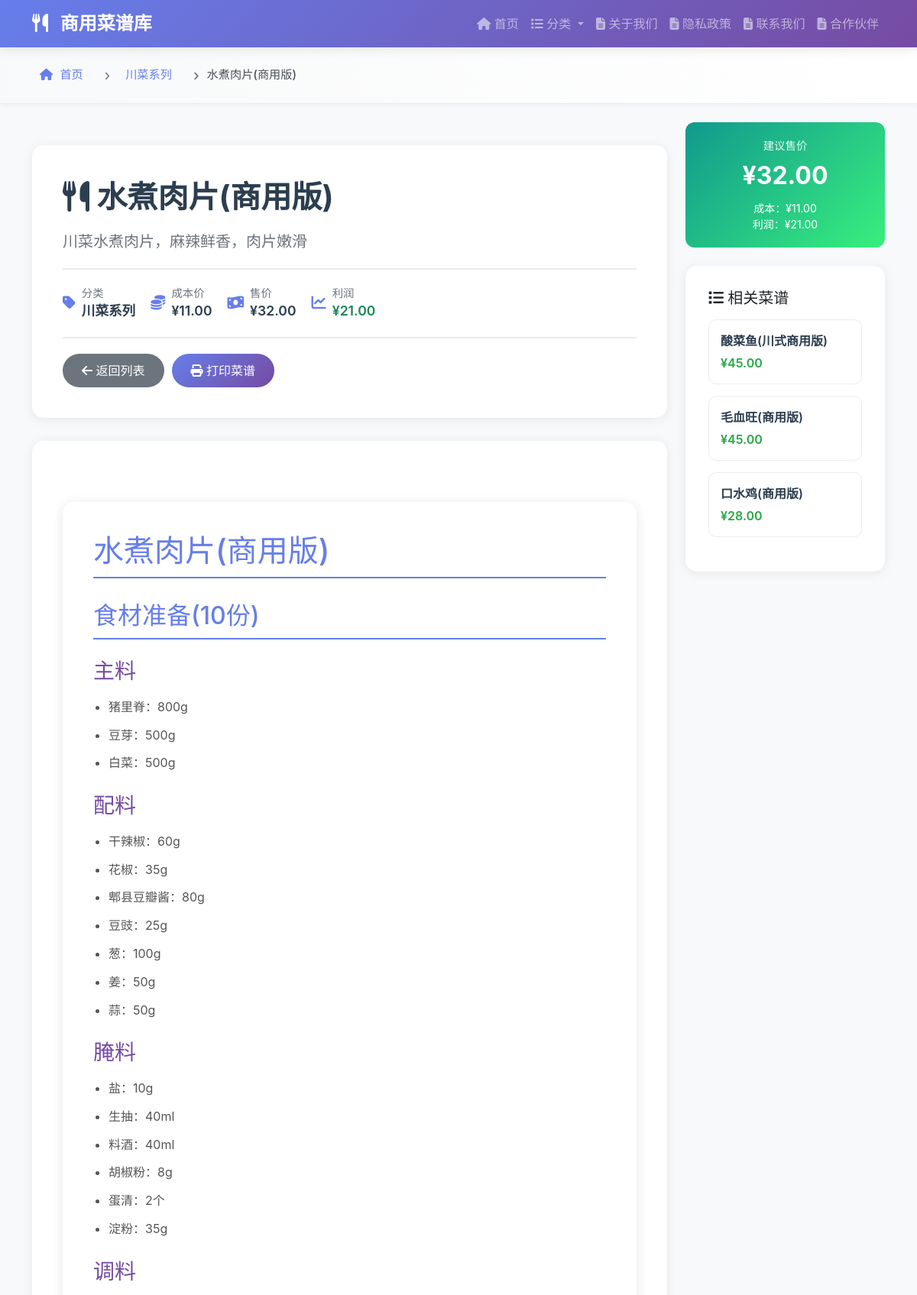
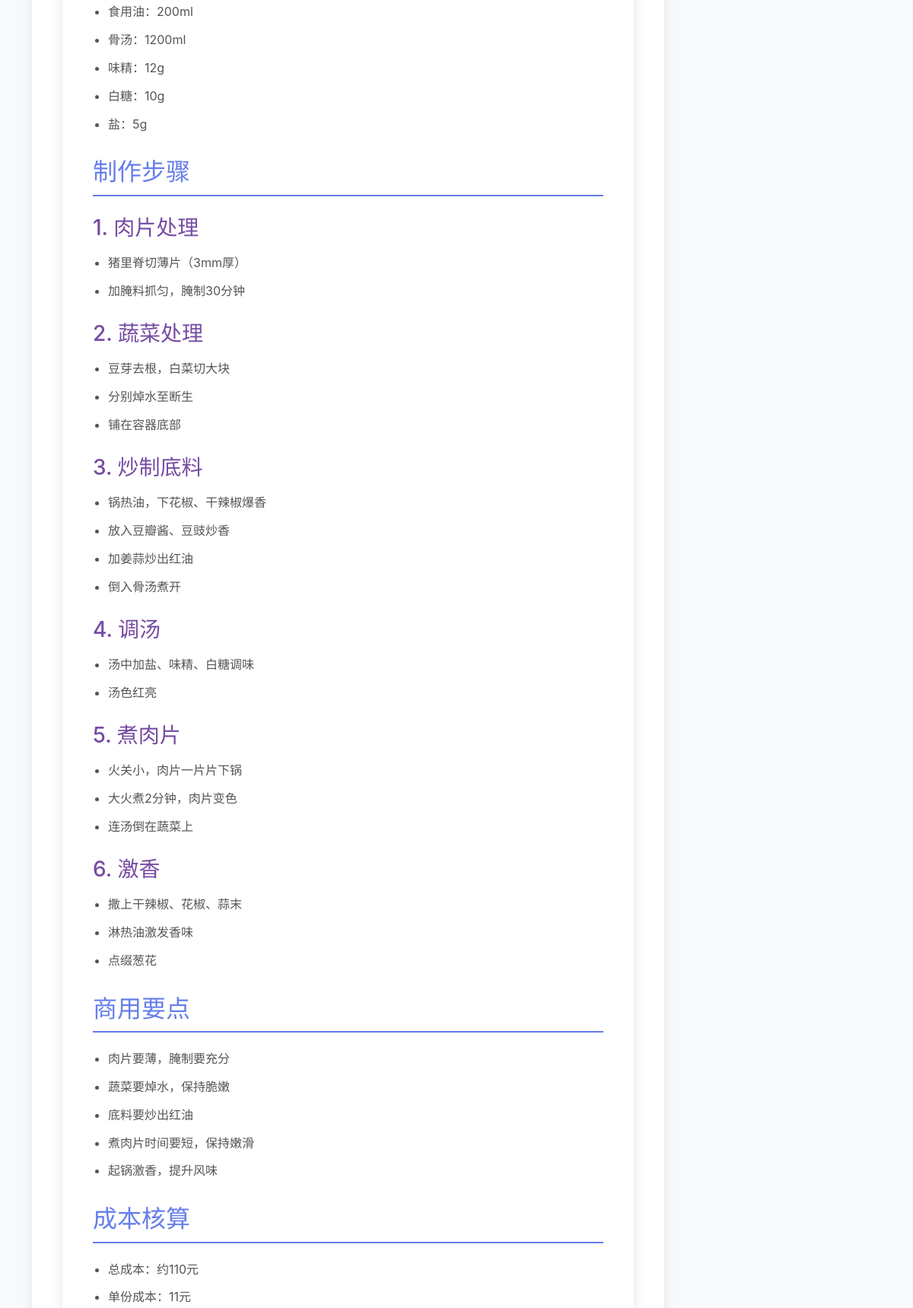
The app's page /recipe.php?base=68000000000f (upper part) with its own data (2 pictures, top to bottom).
### tables this page shows
CREATE TABLE pages (
        id INTEGER PRIMARY KEY AUTOINCREMENT,
        title TEXT NOT NULL,
        slug TEXT NOT NULL UNIQUE,
        content TEXT,
        type TEXT DEFAULT 'custom',
        is_public INTEGER DEFAULT 1,
        sort_order INTEGER DEFAULT 0,
        created_at DATETIME DEFAULT CURRENT_TIMESTAMP,
        updated_at DATETIME DEFAULT CURRENT_TIMESTAMP
    );

CREATE TABLE recipes (
    id INTEGER PRIMARY KEY AUTOINCREMENT,
    title TEXT NOT NULL,
    description TEXT,
    content TEXT NOT NULL,
    cover TEXT,
    category_id INTEGER,
    cost_price REAL DEFAULT 0,
    sell_price REAL DEFAULT 0,
    is_public INTEGER DEFAULT 1,
    created_at DATETIME DEFAULT CURRENT_TIMESTAMP
);

CREATE TABLE categories (
    id INTEGER PRIMARY KEY AUTOINCREMENT,
    name TEXT NOT NULL
);

### recipe.php (the view, shortened to what the rows shown need)
<?php
require 'libs/Parsedown.php';
$db = new PDO('sqlite:' . DB_PATH);
$id = intval($_GET['id'] ?? 0);
$timestamp = intval($_GET['t'] ?? 0);
$base = $_GET['base'] ?? '';
if ($base) {
    $id = decode_id($base);
}
$rewrite_enabled = Config::get('rewrite_enabled', '0') === '1';
if ($timestamp > 0) {
    $data = $db->query("SELECT r.*, c.name as category_name
        FROM recipes r
        LEFT JOIN categories c ON r.category_id = c.id
        WHERE strftime('%s', r.created_at) = '$timestamp' AND r.is_public=1
        ORDER BY r.id DESC LIMIT 1")->fetch();
} else {
    $data = $db->query("SELECT r.*, c.name as category_name
        FROM recipes r
        LEFT JOIN categories c ON r.category_id = c.id
        WHERE r.id=$id AND r.is_public=1")->fetch();
}
$Parsedown = new Parsedown();
$html = $Parsedown->text($data['content']);
$related = [];
if ($data['category_id']) {
    $current_id = $data['id'];
    $related = $db->query("SELECT *, strftime('%s', created_at) as timestamp FROM recipes
        WHERE category_id={$data['category_id']}
        AND id != $current_id
        AND is_public=1
        ORDER BY id DESC
        LIMIT 3")->fetchAll();
}
$extra_css = 'recipe-detail.css';
require_once 'includes/header.php';
?>
<div class="breadcrumb-section">
    <div class="container">
        <nav aria-label="breadcrumb">
            <ol class="breadcrumb">
                <li class="breadcrumb-item"><a href="/"><i class="fas fa-home"></i> 首页</a></li>
                <?php if ($data['category_name']): ?>
                <li class="breadcrumb-item"><a href="/?cat=<?= $data['category_id'] ?>"><?= htmlspecialchars($data['category_name']) ?></a></li>
                <?php endif; ?>
                <li class="breadcrumb-item active" aria-current="page"><?= htmlspecialchars($data['title']) ?></li>
            </ol>
        </nav>
    </div>
</div>
<div class="container py-4">
    <div class="row">
        <div class="col-lg-9">
            <div class="recipe-header">
                <h1 class="recipe-title">
                    <i class="fas fa-utensils"></i>
                    <?= htmlspecialchars($data['title']) ?>
                </h1>
                <?php if ($data['description']): ?>
                <p class="lead text-muted"><?= htmlspecialchars($data['description']) ?></p>
                <?php endif; ?>
                <div class="recipe-meta-bar">
                    <?php if ($data['category_name']): ?>
                    <div class="meta-item">
                        <i class="fas fa-tag"></i>
                        <div>
                            <div class="meta-label">分类</div>
                            <div class="meta-value"><?= htmlspecialchars($data['category_name']) ?></div>
                        </div>
                    </div>
                    <?php endif; ?>
                    <?php if ($data['cost_price'] > 0): ?>
                    <div class="meta-item">
                        <i class="fas fa-coins"></i>
                        <div>
                            <div class="meta-label">成本价</div>
                            <div class="meta-value">¥<?= number_format($data['cost_price'], 2) ?></div>
                        </div>
                    </div>
                    <?php endif; ?>
                    <?php if ($data['sell_price'] > 0): ?>
                    <div class="meta-item">
                        <i class="fas fa-money-bill-wave"></i>
                        <div>
                            <div class="meta-label">售价</div>
                            <div class="meta-value">¥<?= number_format($data['sell_price'], 2) ?></div>
                        </div>
                    </div>
                    <?php endif; ?>
                    <?php if ($data['sell_price'] > 0 && $data['cost_price'] > 0): ?>
                    <div class="meta-item">
                        <i class="fas fa-chart-line"></i>
                        <div>
                            <div class="meta-label">利润</div>
                            <div class="meta-value text-success">
                                ¥<?= number_format($data['sell_price'] - $data['cost_price'], 2) ?>
                            </div>
                        </div>
                    </div>
                    <?php endif; ?>
                </div>
                <div class="action-buttons">
                    <a href="<?= $data['category_id'] ? '?cat=' . $data['category_id'] : '' ?>#recipe-<?= $data['id'] ?>" class="btn-back">
                    </a>
                    <button onclick="window.print()" class="btn-print">
                    </button>
                </div>
            </div>
            <div class="recipe-content">
                <div class="markdown-body">
                    <?= $html ?>
                </div>
            </div>
        </div>
        <div class="col-lg-3">
            <?php if ($data['sell_price'] > 0): ?>
            <div class="price-box mb-4">
                <div class="price-label">建议售价</div>
                <div class="price-value">¥<?= number_format($data['sell_price'], 2) ?></div>
                <?php if ($data['cost_price'] > 0): ?>
                <div class="mt-2 small">
                    成本：¥<?= number_format($data['cost_price'], 2) ?><br>
                    利润：¥<?= number_format($data['sell_price'] - $data['cost_price'], 2) ?>
                </div>
                <?php endif; ?>
            </div>
            <?php endif; ?>
            <?php if (!empty($related)): ?>
            <div class="related-recipes">
                <?php foreach ($related as $r): ?>
                <?php
                $base12 = encode_id($r['id']);
                if ($rewrite_enabled) {
                    $related_url = $base12 . '.html';
                } else {
                    $related_url = 'recipe.php?base=' . $base12;
                }
                ?>
                <a href="<?= $related_url ?>" class="related-recipe-card">
                    <div class="related-recipe-title">
                        <?= htmlspecialchars($r['title']) ?>
                    </div>
                    <div class="related-recipe-price">
                        ¥<?= number_format($r['sell_price'], 2) ?>
                    </div>
                </a>
                <?php endforeach; ?>
            </div>
            <?php endif; ?>
        </div>
    </div>
</div>
<?php require_once 'includes/footer.php'; ?>

### includes/header.php (shortened to what the rows shown need)
<?php
$db = new PDO('sqlite:' . DB_PATH);
if (!isset($base_path)) {
    $base_path = './';
}
$pages = [];
try {
    $pages = $db->query("SELECT * FROM pages WHERE is_public = 1 ORDER BY id ASC")->fetchAll();
} catch (Exception $e) {
}
$page_slug = null;
?>
<!doctype html>
<html lang="zh-CN">
<head>
    <link rel="stylesheet" href="https://cdnjs.cloudflare.com/ajax/libs/bootstrap/5.3.3/css/bootstrap.min.css">
    <link rel="stylesheet" href="https://cdnjs.cloudflare.com/ajax/libs/font-awesome/6.5.1/css/all.min.css">
    <link rel="stylesheet" href="<?= isset($base_path) ? $base_path : '' ?>assets/css/frontend.css">
    <?php if (isset($extra_css)): ?>
    <link rel="stylesheet" href="<?= isset($base_path) ? $base_path : '' ?>assets/css/<?= $extra_css ?>">
    <?php endif; ?>
</head>
<body>
<nav class="navbar navbar-expand-lg navbar-dark">
    <div class="container">
        <div class="collapse navbar-collapse" id="navbarNav">
            <ul class="navbar-nav ms-auto">
                <?php if (!empty($pages)): ?>
                <?php foreach ($pages as $nav_page): ?>
                <li class="nav-item">
                    <a class="nav-link <?= isset($page_slug) && $page_slug == $nav_page['slug'] ? 'active' : '' ?>"
                       href="<?= isset($base_path) ? $base_path : '' ?>page.php?slug=<?= htmlspecialchars($nav_page['slug']) ?>">
                        <i class="fas fa-file-alt"></i> <?= htmlspecialchars($nav_page['title']) ?>
                    </a>
                </li>
                <?php endforeach; ?>
                <?php endif; ?>
            </ul>
        </div>
    </div>
</nav>
<div class="main-content">

### records on screen
pages: title "关于我们"
pages: title "隐私政策"
pages: title "联系我们"
pages: title "合作伙伴"
recipes: category.name "川菜系列", title "水煮肉片(商用版)", description "川菜水煮肉片，麻辣鲜香，肉片嫩滑", cost_price "11.00", sell_price "32.00", $data['sell_price'] - $data['cost_price'] "21.00", content "水煮肉片(商用版) 食材准备(10份) 主料 猪里脊：800g 豆芽：500g 白菜：500g 配料 干辣椒：60g 花椒：35g 郫县豆瓣酱：80g 豆豉：25g 葱：100g 姜：50g 蒜：50g 腌料 盐：10g 生抽：40ml 料酒：40ml 胡椒粉：8g 蛋清：2个 淀粉：35g 调料 食用油：200ml 骨汤：1200ml 味精：12g 白糖：10g 盐：5g 制作步骤 1. 肉片处理 猪里脊切薄片（3mm厚） 加腌料抓匀，腌制30分钟 2. 蔬菜处理 豆芽去根，白菜切大块 分别焯水至断生 铺在容器底部 3. 炒制底料 锅热油，下花椒、干辣椒爆香 放入豆瓣酱、豆豉炒香 加姜蒜炒出红油 倒入骨汤煮开 4. 调汤 汤中加盐、味精、白糖调味 汤色红亮 5. 煮肉片 火关小，肉片一片片下锅 大火煮2分钟，肉片变色 连汤倒在蔬菜上 6. 激香 撒上干辣椒、花椒、蒜末 淋热油激发香味 点缀葱花 商用要点 肉片要薄，腌制要充分 蔬菜要焯水，保持脆嫩 底料要炒出红油 煮肉片时间要短，保持嫩滑 起锅激香，提升风味 成本核算 总成本：约110元 单份成本：11元"
recipes: title "酸菜鱼(川式商用版)", sell_price "45.00"
recipes: title "毛血旺(商用版)", sell_price "45.00"
recipes: title "口水鸡(商用版)", sell_price "28.00"

### other values on screen
$site_title "商用菜谱库"
